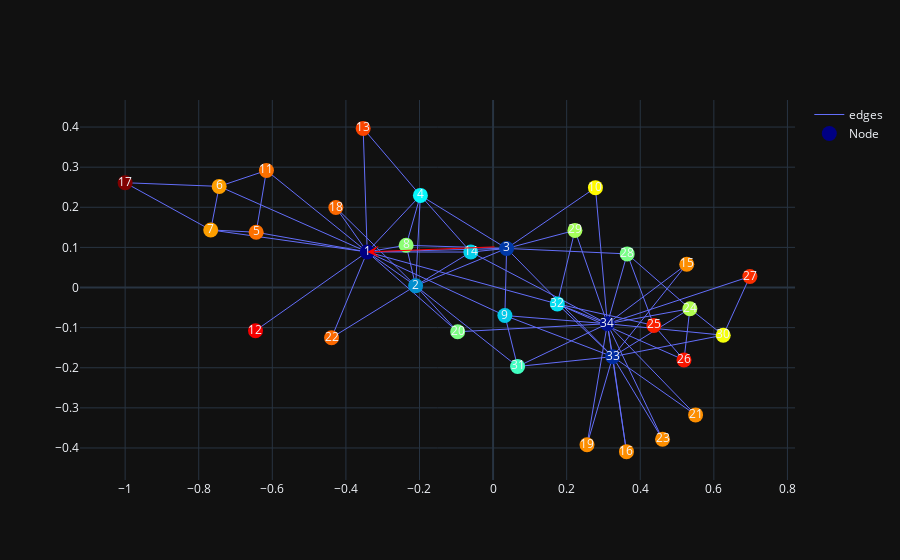

Notebook code cell kept with this figure:
### Code cell
tareget_nodes = [1]

# fig = visualize.draw(G4, pos)
fig = visualize.visualize_rdd_vector(target_G, 1, target_rad, pos, [measures.global_graph_degree])
visualize.add_markers(fig, tareget_nodes)
fig.show()

### Figure 1 — Plotly figure (JSON) as saved in the notebook; plotly's stock layout.template omitted (floating-point values rounded to 4 significant figures; data arrays with more than 128 entries replaced by an {"elided": "..."} marker saying what was removed)
{"data": [{"line": {"width": 1}, "marker": {"color": [0, 16.91, 11.21, 23.22, 42.25, 40.14, 40.14, 30.2, 20.48, 35.78, 42.25, 47.83, 44.25, 20.85, 40.87, 40.87, 59.35, 42.61, 40.87, 29.47, 40.87, 42.61, 40.87, 31.9, 46.06, 46.51, 45.36, 29.29, 31.4, 35.15, 26.62, 21.77, 8.785, 3.015], "colorscale": [[0, "rgb(0,0,131)"], [0.2, "rgb(0,60,170)"], [0.4, "rgb(5,255,255)"], [0.6, "rgb(255,255,0)"], [0.8, "rgb(250,0,0)"], [1, "rgb(128,0,0)"]], "size": 15}, "mode": "lines", "name": "edges", "type": "scatter", "uid": "f28f91e7-6f66-4f04-a6d0-f145f5064bd4", "x": {"elided": "234 float values"}, "y": {"elided": "234 float values"}}, {"customdata": {"elided": "34x7 float values"}, "hovertemplate": "node_name: %{customdata[0]} <br> radius: %{customdata[1]} <br> degree: %{customdata[2]} <br> global_graph_degree: %{customdata[3]} <br> normalized_rdd: %{customdata[4]} <br> nodes_x: %{customdata[5]} <br> nodes_y: %{customdata[6]} <br> ", "marker": {"color": [0, 16.91, 11.21, 23.22, 42.25, 40.14, 40.14, 30.2, 20.48, 35.78, 42.25, 47.83, 44.25, 20.85, 40.87, 40.87, 59.35, 42.61, 40.87, 29.47, 40.87, 42.61, 40.87, 31.9, 46.06, 46.51, 45.36, 29.29, 31.4, 35.15, 26.62, 21.77, 8.785, 3.015], "colorscale": [[0, "rgb(0,0,131)"], [0.2, "rgb(0,60,170)"], [0.4, "rgb(5,255,255)"], [0.6, "rgb(255,255,0)"], [0.8, "rgb(250,0,0)"], [1, "rgb(128,0,0)"]], "size": 15}, "mode": "markers+text", "name": "Node", "text": ["1", "2", "3", "4", "5", "6", "7", "8", "9", "10", "11", "12", "13", "14", "15", "16", "17", "18", "19", "20", "21", "22", "23", "24", "25", "26", "27", "28", "29", "30", "31", "32", "33", "34"], "type": "scatter", "uid": "4eeedd27-b127-4d1f-b463-16f8a207d648", "x": [-0.3421, -0.2105, 0.0368, -0.1975, -0.6438, -0.7444, -0.7674, -0.2363, 0.03206, 0.2782, -0.6159, -0.6457, -0.3531, -0.06053, 0.5263, 0.3625, -1, -0.4273, 0.2553, -0.09628, 0.5504, -0.439, 0.4605, 0.5348, 0.4369, 0.5189, 0.6979, 0.3645, 0.2224, 0.6255, 0.06657, 0.1745, 0.3251, 0.3106], "y": [0.08866, 0.004299, 0.09744, 0.2296, 0.1378, 0.2521, 0.1435, 0.1053, -0.06982, 0.2489, 0.2918, -0.1076, 0.3967, 0.08841, 0.0579, -0.4091, 0.2612, 0.1993, -0.3919, -0.1103, -0.3175, -0.1252, -0.3782, -0.0528, -0.09439, -0.1806, 0.02735, 0.08379, 0.1424, -0.1189, -0.1969, -0.04083, -0.1723, -0.09028]}], "layout": {"annotations": [{"arrowcolor": "red", "arrowhead": 3, "arrowsize": 2, "axref": "x", "ayref": "y", "showarrow": true, "x": -0.3421, "y": 0.08866}], "dragmode": "pan"}}
